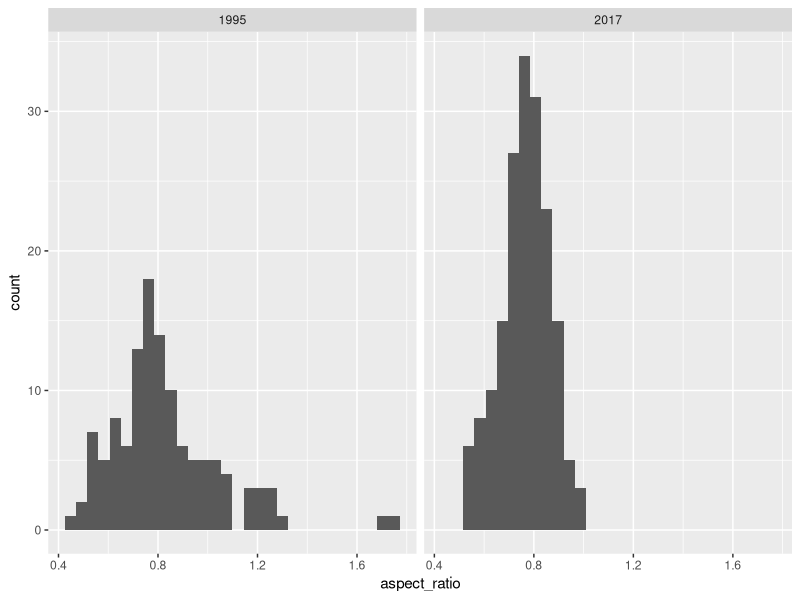
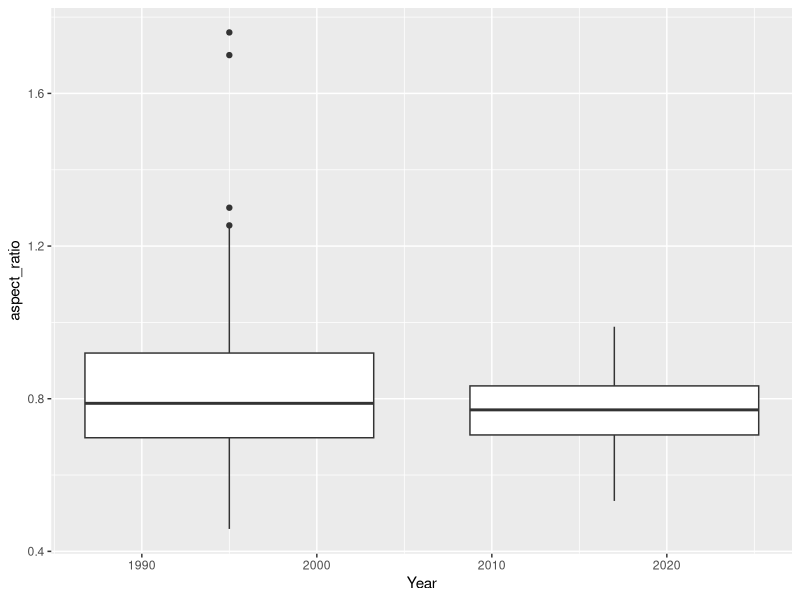
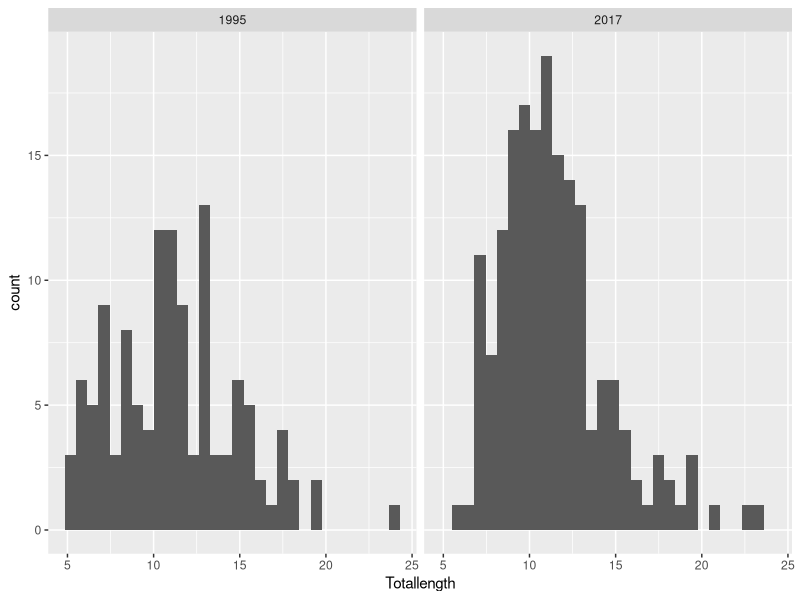
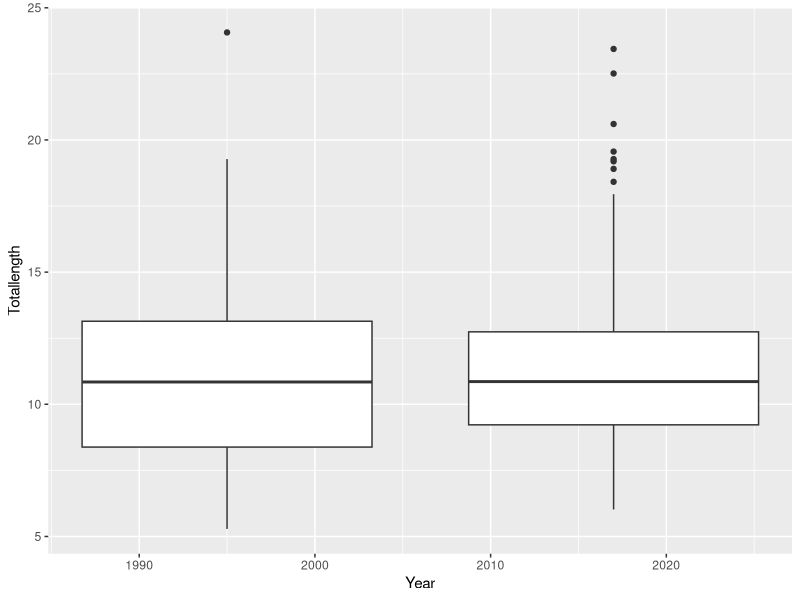
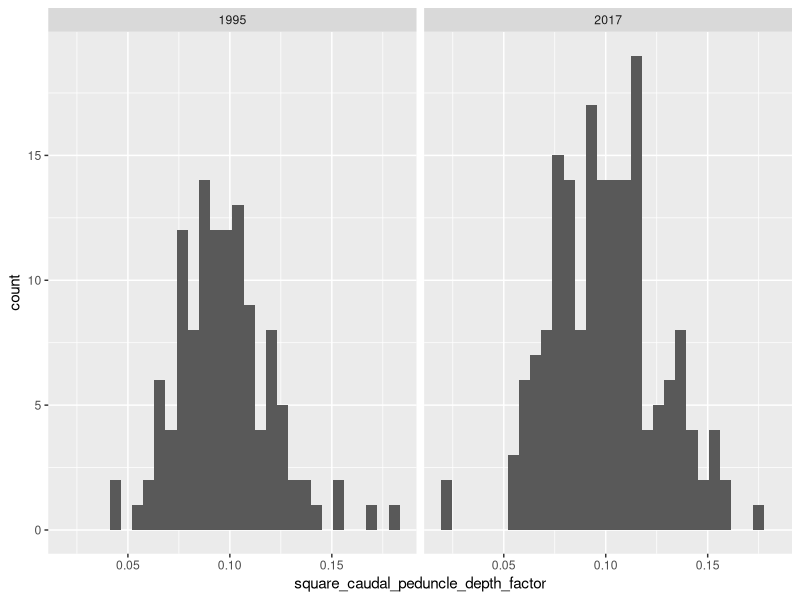
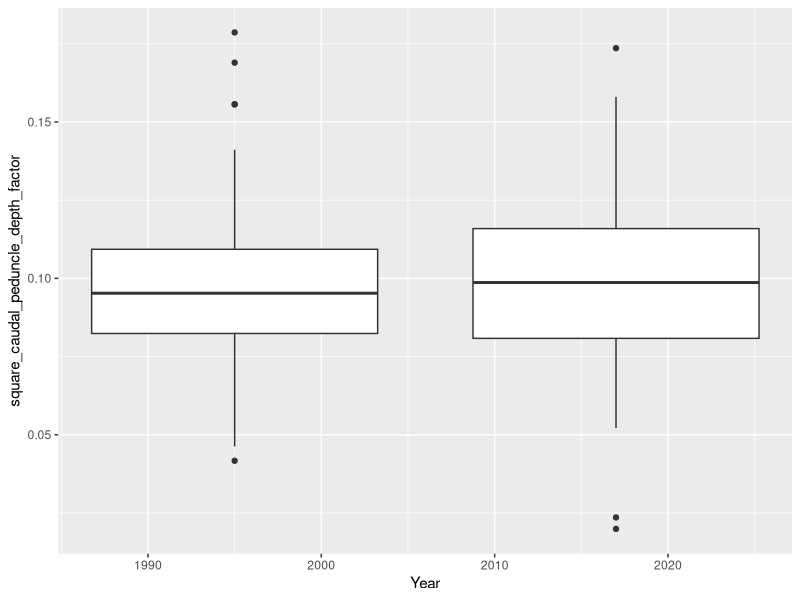
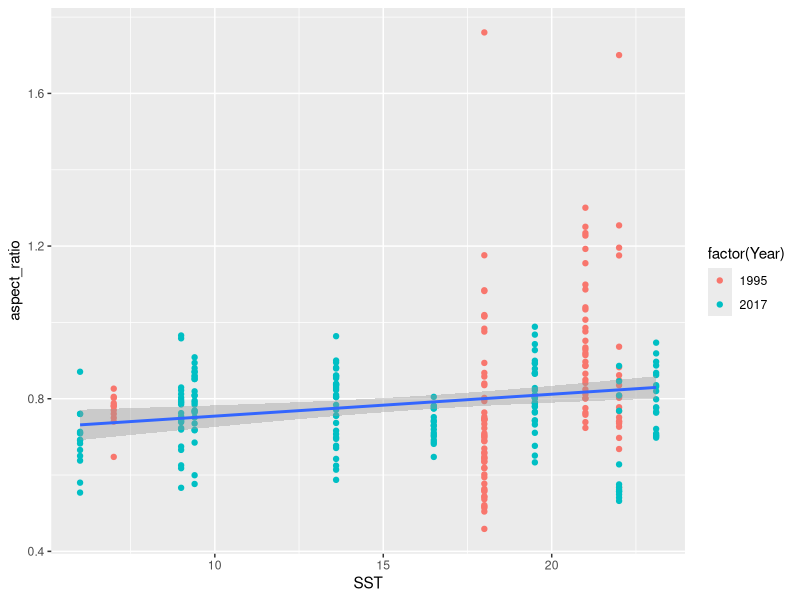
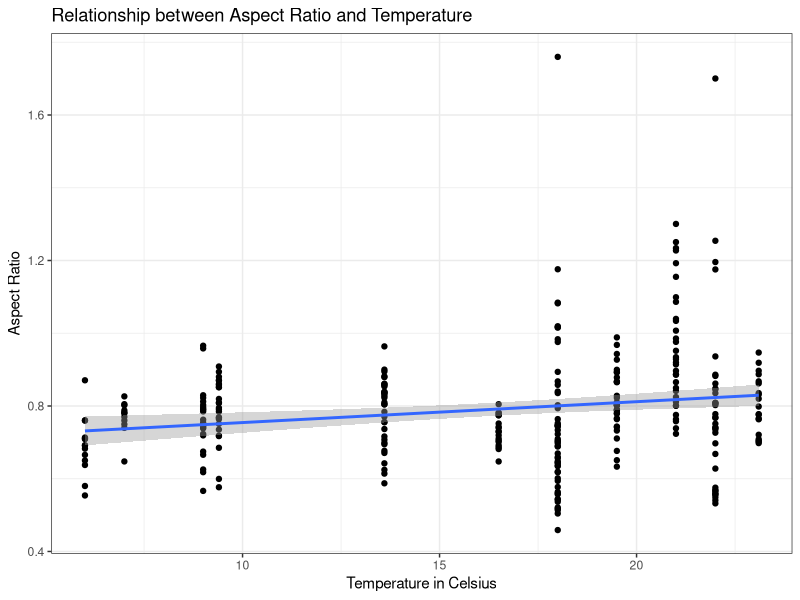

Reproduce these figures in R, in order.
## ---- chunk 1
library(lubridate)
library(tidyverse)
library(ggplot2)
## ---- chunk 2
atlantic_croaker_final <- read_csv("data/atlantic_croaker_final.csv")
View(atlantic_croaker_final)
## ---- chunk 3
atlantic_croaker_final <- atlantic_croaker_final %>% 
  mutate(aspect_ratio=(Caudheight/Caudarea)^(1/2), square_caudal_peduncle_depth_factor=(Cauddepth/Depthatpec)^2, 
         Year=year(Tow_date), Month=month(Tow_date))
View(atlantic_croaker_final)
## ---- chunk 4
#Make dataframe for 1995 & 2017 fish
##in order to create statistical tests
atcroaker95 <- atlantic_croaker_final %>% 
  filter(Year==1995)

atcroaker17 <- atlantic_croaker_final %>% 
  filter(Year==2017)
## ---- chunk 5
#Making a plot
ggplot(data= atlantic_croaker_final, aes(x=aspect_ratio)) +
  geom_histogram() +
  facet_wrap(~Year)

ggplot(data=atlantic_croaker_final) +
  geom_boxplot(aes(x=Year, y=aspect_ratio, group= Year))

#Statistical test
wilcox.test(x=atcroaker95$aspect_ratio, y=atcroaker17$aspect_ratio, alternative = c("two.sided"))
## ---- chunk 6
#Make a plot
ggplot(data= atlantic_croaker_final, aes(x=Totallength)) +
  geom_histogram() +
  facet_wrap(~Year)

ggplot(data=atlantic_croaker_final) +
  geom_boxplot(aes(x=Year, y=Totallength, group= Year))

#Statistical analysis
wilcox.test(x=atcroaker95$Totallength, y=atcroaker17$Totallength , alternative=c("two.sided"))
## ---- chunk 7
#Make a plot
ggplot(data= atlantic_croaker_final, aes(x=square_caudal_peduncle_depth_factor)) +
  geom_histogram() +
  facet_wrap(~Year) 

ggplot(data=atlantic_croaker_final) +
  geom_boxplot(aes(x=Year, y=square_caudal_peduncle_depth_factor, group= Year))

#Statistical analysis
wilcox.test(x=atcroaker95$square_caudal_peduncle_depth_factor,  y=atcroaker17$square_caudal_peduncle_depth_factor, alternative = c("two.sided"))
## ---- chunk 8
#Linear model
AR_linearmodel <- lm(aspect_ratio ~ SST, atlantic_croaker_final)
summary(AR_linearmodel)

#Plot
ggplot(data=atlantic_croaker_final) +
  geom_point(aes(x=SST, y=aspect_ratio, color=factor(Year))) +
  geom_smooth(aes(x=SST, y=aspect_ratio), method = "lm")

ggplot(data=atlantic_croaker_final) +
  geom_point(aes(x=SST, y=aspect_ratio)) +
  geom_smooth(aes(x=SST, y=aspect_ratio), method = "lm") +
  labs(x= "Temperature in Celsius", y= "Aspect Ratio", title = "Relationship between Aspect Ratio and Temperature") +
  theme_bw()
## ---- chunk 9
#Linear model
TL_linearmodel <- lm(Totallength ~ SST, atlantic_croaker_final)
summary(TL_linearmodel)

#Plot for reference
ggplot(data = atlantic_croaker_final) +
  geom_point(aes(x=SST, y=Totallength, color= factor(Year))) +
  geom_smooth(aes(x= SST,y=Totallength), method = "lm")

#Plot to answer question
ggplot(data = atlantic_croaker_final) +
  geom_point(aes(x=SST, y=Totallength)) +
  geom_smooth(aes(x= SST,y=Totallength), method = "lm")
##NO SIGNIFICANCE IN TEMPERATURE AND MORPHOLOGY
## ---- chunk 10
#Linear model
CPDF_linearmodel <- lm(square_caudal_peduncle_depth_factor ~ SST, atlantic_croaker_final) 
summary(CPDF_linearmodel)

#Plot for reference
ggplot(data=atlantic_croaker_final) +
  geom_point(aes(x= SST, y=square_caudal_peduncle_depth_factor, color=factor(Year))) +
  geom_smooth(aes(x=SST, y= square_caudal_peduncle_depth_factor), method = "lm")

#Plot to answer question
ggplot(data=atlantic_croaker_final) +
  geom_point(aes(x= SST, y=square_caudal_peduncle_depth_factor)) +
  geom_smooth(aes(x=SST, y= square_caudal_peduncle_depth_factor), method = "lm") +
  labs(x= "Temperature in Celsius", y= "Square Caudal Peduncle Depth Factor", title = "Relationship between Square Caudal Peduncle Depth Factor and Temperature") + 
  theme_bw()

## ---- chunk 11
#Plot
ggplot(data=atlantic_croaker_final) +
  geom_point(aes(x=Month, y=Totallength, color=factor(Month)))

#Statistical analysis
wilcox.test(x= atcroaker95$Totallength,  y= atcroaker17$Totallength, alternative = c("two.sided"))
## ---- chunk 12
#Plot
ggplot(data=atlantic_croaker_final) +
  geom_point(aes(x=Month, y=Bodyarea, color=factor(Month)))

#Statistical test
wilcox.test(x=atcroaker95$Bodyarea, y=atcroaker17$Bodyarea, alternative = c("two.sided"))
## ---- chunk 13
#Plot
ggplot(data = atlantic_croaker_final) +
  geom_point(aes(x=Month, y=aspect_ratio, color=factor(Month)))

#Statistical analysis
wilcox.test(x=atcroaker95$aspect_ratio, y=atcroaker17$aspect_ratio, alternative = c("two.sided"))
## ---- chunk 14
#Plot
ggplot(data = atlantic_croaker_final) +
  geom_point(aes(x=Month, y=square_caudal_peduncle_depth_factor, color=factor(Month)))

#Statistical analysis
wilcox.test(x=atcroaker95$square_caudal_peduncle_depth_factor, y=atcroaker17$square_caudal_peduncle_depth_factor, alternative = c("two.sided"))
